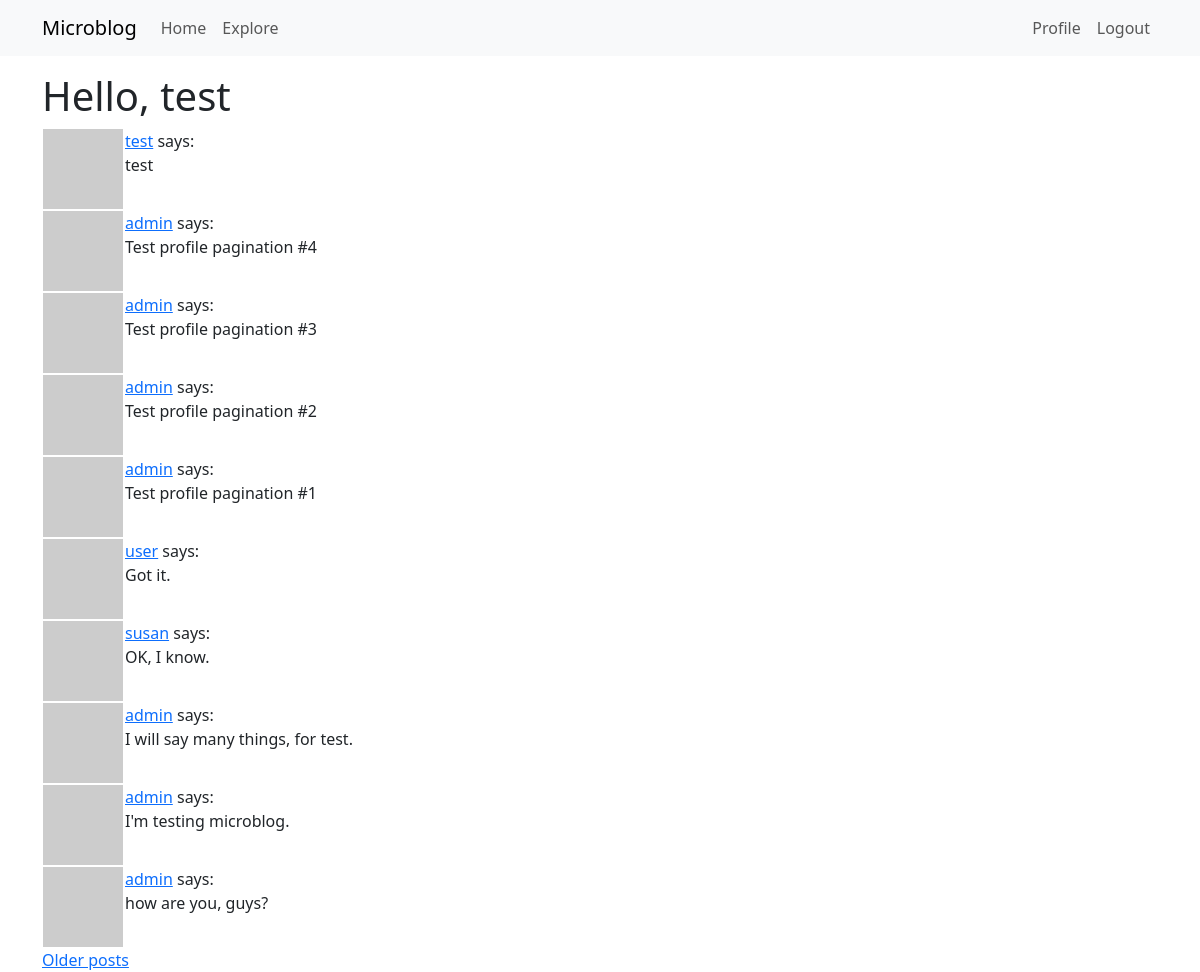
Screenshot of /explore (signed in) with the database file from the repository.
### app/models.py (models this page shows, shortened)
class User(UserMixin, db.Model):
    id: so.Mapped[int] = so.mapped_column(primary_key=True)
    username: so.Mapped[str] = so.mapped_column(sa.String(64), index=True,unique=True)
    email: so.Mapped[str] = so.mapped_column(sa.String(120), index=True, unique=True)
    password_hash: so.Mapped[Optional[str]] = so.mapped_column(sa.String(256))
    about_me: so.Mapped[Optional[str]] = so.mapped_column(sa.String(140))
    last_seen: so.Mapped[Optional[datetime]] = so.mapped_column(
        default=lambda:datetime.now(timezone.utc)
    )
    posts: so.WriteOnlyMapped['Post'] = so.relationship(back_populates='author')
    following: so.WriteOnlyMapped['User'] = so.relationship(
        secondary=followers, primaryjoin=(followers.c.follower_id == id),
        secondaryjoin=(followers.c.followed_id == id),
        back_populates='followers'
    )
    followers: so.WriteOnlyMapped['User'] = so.relationship(
        secondary=followers, primaryjoin=(followers.c.followed_id == id),
        secondaryjoin=(followers.c.follower_id == id),
        back_populates='following'
    )
    def avatar(self, size):
        digest = md5(self.email.lower().encode('utf-8')).hexdigest()
        return f'https://www.gravatar.com/avatar/{digest}?d=identicon&s={size}'

class Post(db.Model):
    id: so.Mapped[int] = so.mapped_column(primary_key=True)
    body: so.Mapped[str] = so.mapped_column(sa.String(140))
    timestamp: so.Mapped[datetime] = so.mapped_column(
        index=True, default=lambda: datetime.now(timezone.utc)
    )
    user_id: so.Mapped[int] = so.mapped_column(sa.ForeignKey(User.id),index=True)
    author: so.Mapped[User] = so.relationship(back_populates='posts')

### app/routes.py (the view)
@app.route('/explore')
@login_required
def explore():
    page = request.args.get('page', 1, type=int)
    query = sa.select(Post).order_by(Post.timestamp.desc())
    posts = db.paginate(query, page=page, per_page=app.config['POSTS_PER_PAGE'], error_out=False)
    next_url = url_for('explore', page=posts.next_num) if posts.has_next else None
    prev_url = url_for('explore', page=posts.prev_num) if posts.has_prev else None
    return render_template('index.html', title='Explore', posts=posts.items, next_url=next_url, prev_url=prev_url)

### app/models.py (called while the page is built)
@login.user_loader
def load_user(id):
    return db.session.get(User, int(id))

### app/routes.py (called while the page is built)
@app.before_request
def before_request():
    if current_user.is_authenticated:
        current_user.last_seen = datetime.now(timezone.utc)
        db.session.commit()

### app/templates/index.html (shortened to what this page needs)
{% extends "base.html" %}
{% import 'bootstrap_wtf.html' as wtf %}
{% block content %}
    <h1>Hello, {{ current_user.username }}</h1>
    {% for post in posts %}
        {% include '_post.html' %}
    {% endfor %}
    {% if next_url %}
    <a href="{{ next_url }}">Older posts</a>
    {% endif %}
{% endblock %}

### app/templates/_post.html
<table>
    <tr valign="top">
        <td><img src="{{ post.author.avatar(36) }}"></td>
        <td>
            <a href="{{ url_for('user', username=post.author.username) }}">{{ post.author.username }}</a>
            says:<br>{{ post.body }}
        </td>
    </tr>
</table>

### rows the page displays
User: username "test"
Post: author.username "test", body "test"
Post: author.username "admin", body "Test profile pagination #4"
Post: author.username "admin", body "Test profile pagination #3"
Post: author.username "admin", body "Test profile pagination #2"
Post: author.username "admin", body "Test profile pagination #1"
Post: author.username "user", body "Got it."
Post: author.username "susan", body "OK, I know."
Post: author.username "admin", body "I will say many things, for test."
Post: author.username "admin", body "I'm testing microblog."
Post: author.username "admin", body "how are you, guys?"
